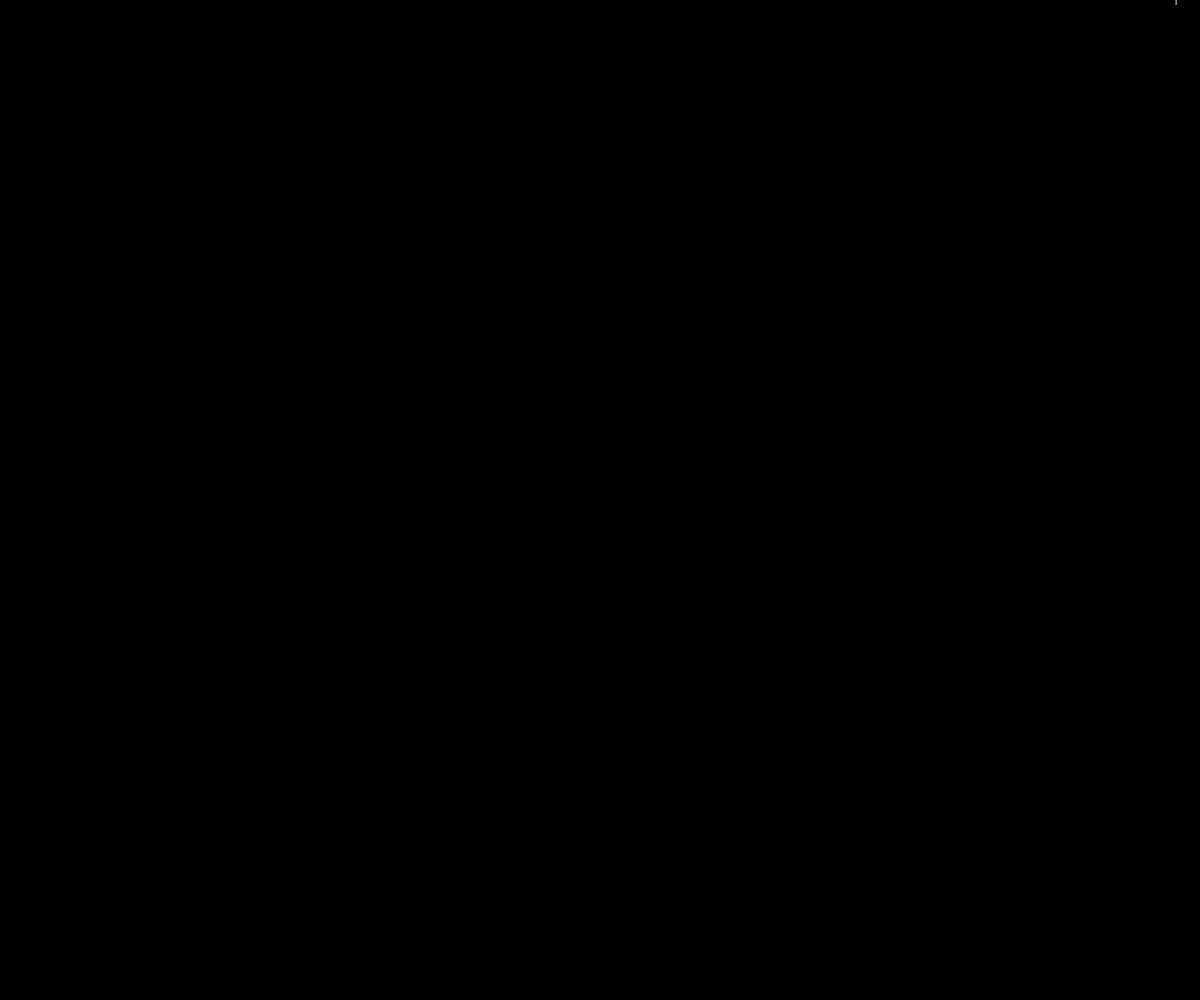
Frame 1 (no input)
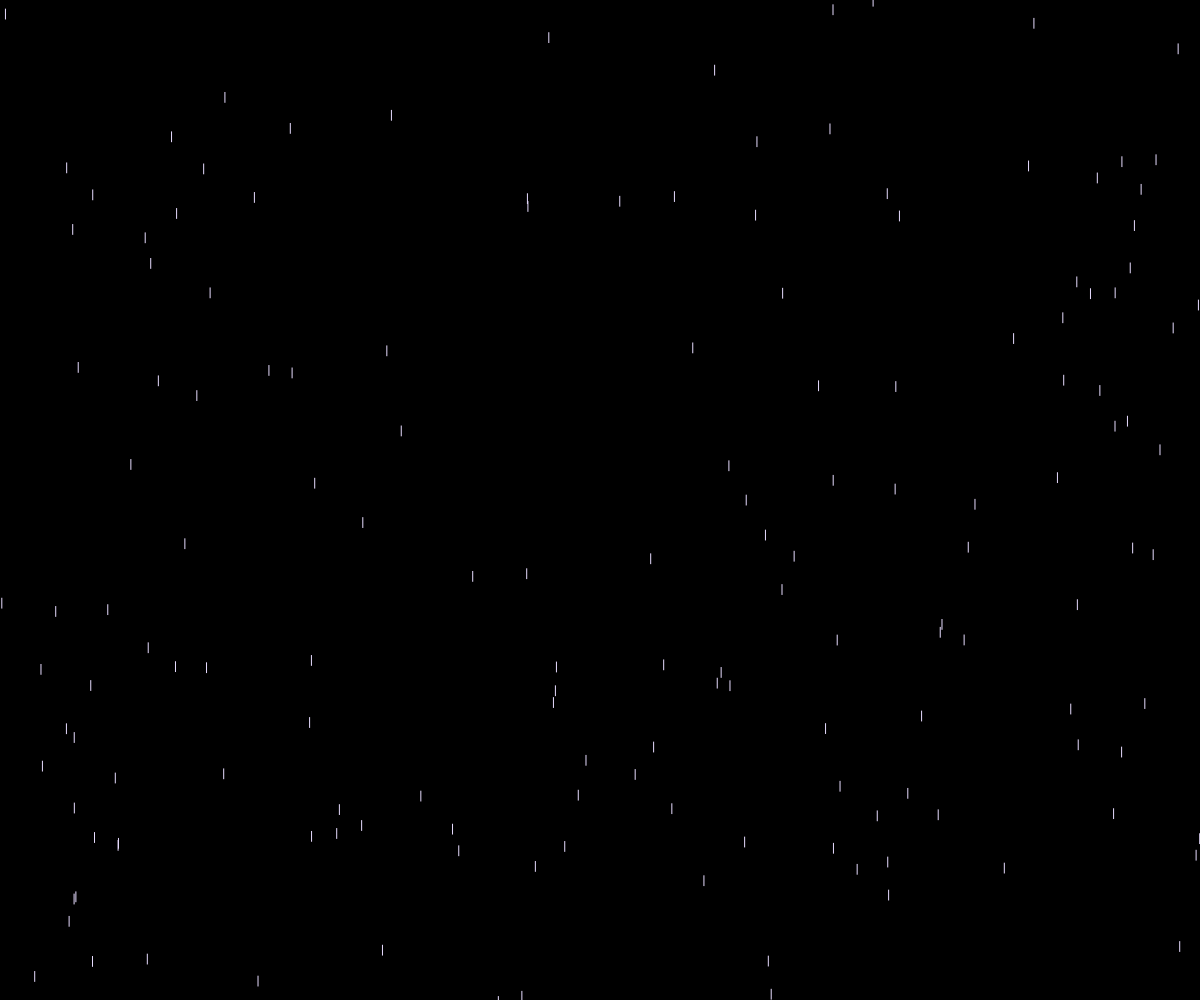
Frame 60 (no input)
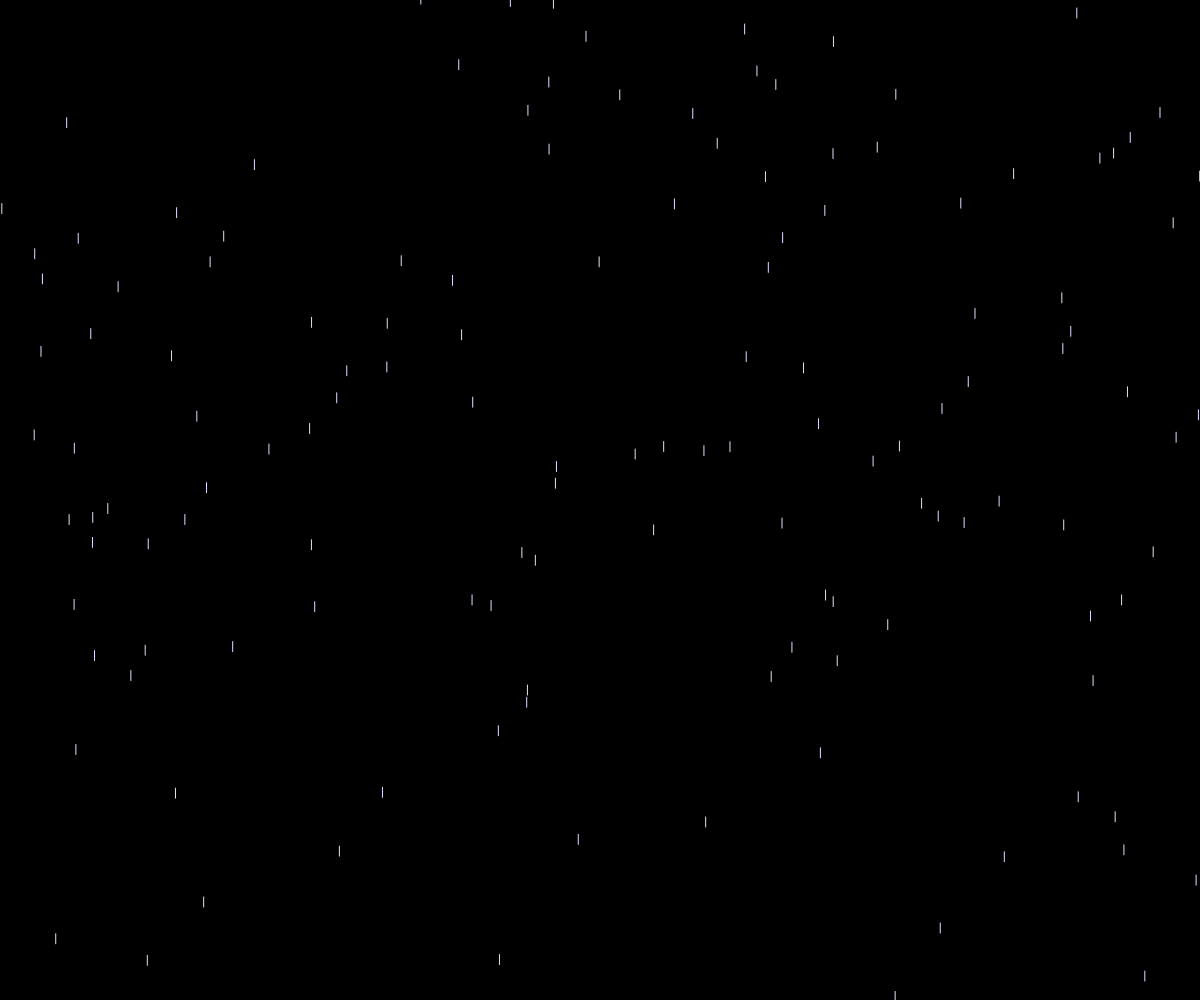
Frame 120 (the mouse pressed at the canvas centre since frame 60)

The p5.js sketch that drew these frames (run headless with seeded random() and noise() and a simulated clock; from frame 60 on, the mouse is pressed at the canvas centre):

// p5.js sketch
// ── sketch.js
let x1 = 10;
let y1 = 20;
let y2 = y1 + 10;
let vel= 0.01;

var drop = [];

function setup(){
	createCanvas(windowWidth, windowHeight);
	for(let i=0; i<200; i++){
		drop[i] = new Drop();
		
	}
	
};

function draw(){
	background(0);
	for(let i=0; i<200; i++){
		drop[i].show();
		drop[i].update();;
	}
	
	
}

function Drop(){
	this.x= random(0, width);
	this.y= random(0, -height);

	this.show  = function(){
		stroke(231,220,255);
		 line(this.x,this.y, this.x, this.y+10)

	}
	 
	this.update= function(){
		this.speed = random(15, 50);
		this.gravity = 1.50;
		this.y = this.y + this.speed * this.gravity;
		
		if (this.y > height){
			this.y = random(0, -height);
			this.gravity = 0;
		}
		
		
	}
	
}
